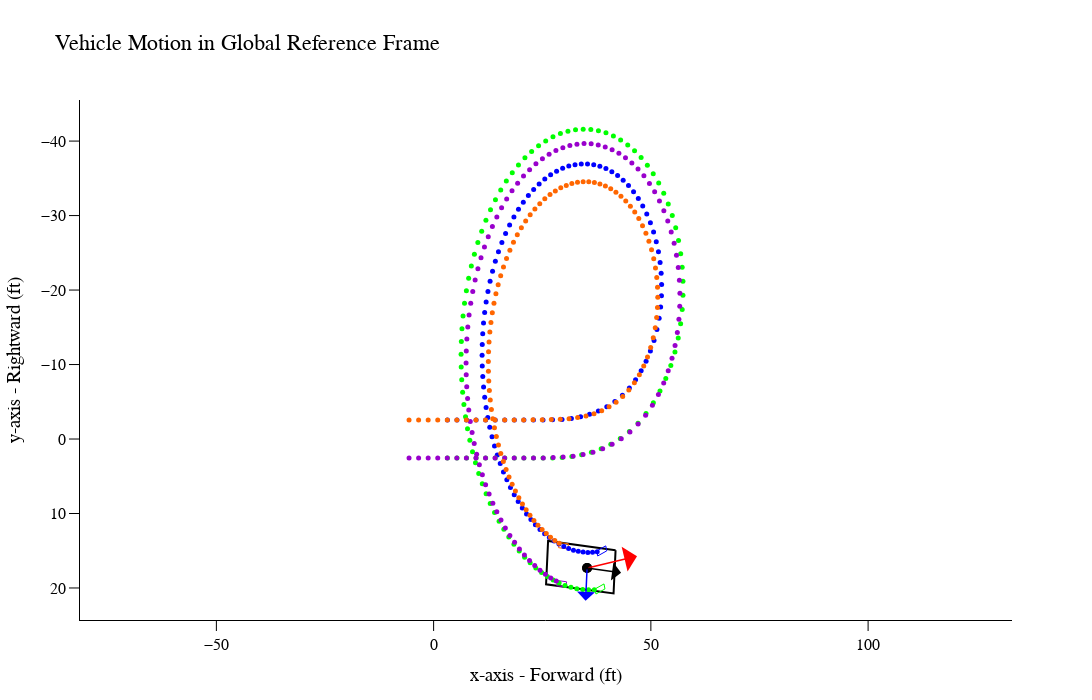

The code cell stored with this chart in its notebook:
### Code cell
run.global_motion(109)

### Figure 1 — Plotly figure (JSON) as saved in the notebook; plotly's stock layout.template omitted (floating-point values rounded to 4 significant figures)
{"data": [{"line": {"color": "rgb(0, 0, 0)", "width": 2}, "mode": "lines", "name": "body", "type": "scatter", "x": [41.88, 41.42, 25.88, 26.34, 41.88], "y": [14.92, 20.74, 19.5, 13.69, 14.92]}, {"line": {"color": "rgb(0, 0, 255)", "width": 1}, "mode": "lines", "name": "LF", "type": "scatter", "x": [39.62, 39.84, 37.76, 37.54, 39.62], "y": [14.35, 15.02, 15.7, 15.03, 14.35]}, {"line": {"color": "rgb(0, 255, 0)", "width": 1}, "mode": "lines", "name": "RF", "type": "scatter", "x": [39.21, 39.43, 37.36, 37.14, 39.21], "y": [19.46, 20.13, 20.81, 20.13, 19.46]}, {"line": {"color": "rgb(153, 0, 204)", "width": 1}, "mode": "lines", "name": "RR", "type": "scatter", "x": [30.6, 30.54, 28.36, 28.42, 30.6], "y": [19.17, 19.87, 19.7, 18.99, 19.17]}, {"line": {"color": "rgb(255, 102, 0)", "width": 1}, "mode": "lines", "name": "LR", "type": "scatter", "x": [31.0, 30.95, 28.77, 28.83, 31.0], "y": [14.06, 14.76, 14.59, 13.88, 14.06]}, {"customdata": [10.9, 10.9], "hovertemplate": "<b>x</b>:%{x:.1f}<br><b>Y</b>: %{y:.1f}<br><b>time</b>: %{customdata:.3f}", "marker": {"color": "rgb(0, 0, 0)", "size": 10}, "mode": "markers", "name": "CG", "type": "scatter", "x": [35.32, 35.32], "y": [17.33, 17.33]}, {"marker": {"color": "rgb(0, 0, 255)", "size": 5, "symbol": ["circle", "circle", "circle", "circle", "circle", "circle", "circle", "circle", "circle", "circle", "circle", "circle", "circle", "circle", "circle", "circle", "circle", "circle", "circle", "circle", "circle", "circle", "circle", "circle", "circle", "circle", "circle", "circle", "circle", "circle", "circle", "circle", "circle", "circle", "circle", "circle", "circle", "circle", "circle", "circle", "circle", "circle", "circle", "circle", "circle", "circle", "circle", "circle", "circle", "circle", "circle", "circle", "circle", "circle", "circle", "circle", "circle", "circle", "circle", "circle", "circle", "circle", "circle", "circle", "circle", "circle", "circle", "circle", "circle", "circle", "circle", "circle", "circle", "circle", "circle", "circle", "circle", "circle", "circle", "circle", "circle", "circle", "circle", "circle", "circle", "circle", "circle", "circle", "circle", "circle", "circle", "circle", "circle", "circle", "circle", "circle", "circle", "circle", "circle", "circle", "circle", "circle", "circle", "circle", "circle", "circle", "circle", "circle", "circle"]}, "mode": "markers", "name": "LF", "type": "scatter", "x": [3.175, 5.375, 7.575, 9.775, 11.98, 14.18, 16.38, 18.58, 20.78, 22.98, 25.18, 27.37, 29.55, 31.71, 33.83, 35.9, 37.91, 39.86, 41.71, 43.45, 45.05, 46.48, 47.77, 48.9, 49.89, 50.73, 51.4, 51.91, 52.25, 52.44, 52.48, 52.37, 52.12, 51.75, 51.24, 50.62, 49.89, 49.06, 48.13, 47.11, 46.02, 44.85, 43.63, 42.35, 41.02, 39.66, 38.26, 36.85, 35.42, 33.98, 32.54, 31.11, 29.7, 28.3, 26.93, 25.59, 24.28, 23.02, 21.81, 20.64, 19.53, 18.48, 17.49, 16.57, 15.71, 14.92, 14.21, 13.56, 13.0, 12.5, 12.09, 11.75, 11.49, 11.3, 11.19, 11.16, 11.2, 11.31, 11.5, 11.75, 12.08, 12.47, 12.92, 13.44, 14.01, 14.65, 15.33, 16.07, 16.85, 17.68, 18.55, 19.46, 20.41, 21.39, 22.39, 23.42, 24.48, 25.55, 26.64, 27.74, 28.84, 29.96, 31.07, 32.19, 33.3, 34.4, 35.5, 36.58, 37.64], "y": [-2.562, -2.562, -2.562, -2.562, -2.562, -2.562, -2.562, -2.562, -2.562, -2.562, -2.562, -2.575, -2.632, -2.769, -3.002, -3.336, -3.778, -4.339, -5.033, -5.868, -6.845, -7.952, -9.164, -10.46, -11.82, -13.23, -14.7, -16.2, -17.72, -19.24, -20.76, -22.25, -23.71, -25.13, -26.5, -27.81, -29.05, -30.21, -31.3, -32.3, -33.21, -34.03, -34.75, -35.37, -35.89, -36.3, -36.62, -36.83, -36.93, -36.94, -36.84, -36.64, -36.35, -35.96, -35.47, -34.9, -34.25, -33.51, -32.69, -31.8, -30.84, -29.81, -28.72, -27.58, -26.38, -25.14, -23.86, -22.54, -21.19, -19.81, -18.41, -16.99, -15.56, -14.13, -12.69, -11.25, -9.817, -8.396, -6.989, -5.601, -4.235, -2.895, -1.585, -0.3074, 0.9341, 2.137, 3.298, 4.414, 5.484, 6.505, 7.475, 8.393, 9.257, 10.06, 10.82, 11.51, 12.14, 12.72, 13.24, 13.69, 14.09, 14.42, 14.7, 14.92, 15.08, 15.18, 15.22, 15.21, 15.14]}, {"marker": {"color": "rgb(0, 255, 0)", "size": 5, "symbol": ["circle", "circle", "circle", "circle", "circle", "circle", "circle", "circle", "circle", "circle", "circle", "circle", "circle", "circle", "circle", "circle", "circle", "circle", "circle", "circle", "circle", "circle", "circle", "circle", "circle", "circle", "circle", "circle", "circle", "circle", "circle", "circle", "circle", "circle", "circle", "circle", "circle", "circle", "circle", "circle", "circle", "circle", "circle", "circle", "circle", "circle", "circle", "circle", "circle", "circle", "circle", "circle", "circle", "circle", "circle", "circle", "circle", "circle", "circle", "circle", "circle", "circle", "circle", "circle", "circle", "circle", "circle", "circle", "circle", "circle", "circle", "circle", "circle", "circle", "circle", "circle", "circle", "circle", "circle", "circle", "circle", "circle", "circle", "circle", "circle", "circle", "circle", "circle", "circle", "circle", "circle", "circle", "circle", "circle", "circle", "circle", "circle", "circle", "circle", "circle", "circle", "circle", "circle", "circle", "circle", "circle", "circle", "circle", "circle"]}, "mode": "markers", "name": "RF", "type": "scatter", "x": [3.175, 5.375, 7.575, 9.775, 11.98, 14.18, 16.38, 18.58, 20.78, 22.98, 25.18, 27.38, 29.59, 31.82, 34.07, 36.32, 38.56, 40.79, 42.96, 45.06, 47.04, 48.89, 50.58, 52.1, 53.44, 54.59, 55.55, 56.3, 56.85, 57.21, 57.39, 57.38, 57.21, 56.87, 56.37, 55.72, 54.93, 54.01, 52.96, 51.81, 50.55, 49.19, 47.76, 46.25, 44.67, 43.05, 41.37, 39.67, 37.93, 36.18, 34.42, 32.66, 30.91, 29.18, 27.47, 25.79, 24.15, 22.56, 21.01, 19.53, 18.1, 16.74, 15.45, 14.23, 13.09, 12.04, 11.06, 10.18, 9.382, 8.676, 8.061, 7.538, 7.109, 6.772, 6.528, 6.377, 6.317, 6.348, 6.468, 6.675, 6.968, 7.344, 7.801, 8.336, 8.947, 9.63, 10.38, 11.2, 12.08, 13.02, 14.02, 15.07, 16.16, 17.3, 18.48, 19.7, 20.95, 22.22, 23.52, 24.84, 26.18, 27.53, 28.88, 30.24, 31.6, 32.96, 34.31, 35.65, 36.98], "y": [2.562, 2.562, 2.562, 2.562, 2.562, 2.562, 2.562, 2.562, 2.562, 2.562, 2.562, 2.55, 2.493, 2.354, 2.117, 1.771, 1.305, 0.7006, -0.06267, -1.001, -2.125, -3.426, -4.878, -6.449, -8.117, -9.867, -11.69, -13.56, -15.46, -17.38, -19.3, -21.2, -23.06, -24.89, -26.66, -28.37, -30.0, -31.55, -33.0, -34.36, -35.61, -36.75, -37.78, -38.69, -39.48, -40.15, -40.69, -41.11, -41.4, -41.56, -41.61, -41.53, -41.32, -41.0, -40.57, -40.02, -39.37, -38.61, -37.75, -36.8, -35.76, -34.63, -33.42, -32.14, -30.79, -29.38, -27.91, -26.38, -24.82, -23.21, -21.58, -19.91, -18.22, -16.52, -14.81, -13.09, -11.38, -9.669, -7.972, -6.29, -4.631, -2.997, -1.394, 0.174, 1.703, 3.19, 4.631, 6.022, 7.36, 8.642, 9.866, 11.03, 12.13, 13.16, 14.13, 15.03, 15.86, 16.62, 17.31, 17.92, 18.47, 18.94, 19.34, 19.66, 19.91, 20.1, 20.21, 20.25, 20.22]}, {"marker": {"color": "rgb(153, 0, 204)", "size": 5, "symbol": ["circle", "circle", "circle", "circle", "circle", "circle", "circle", "circle", "circle", "circle", "circle", "circle", "circle", "circle", "circle", "circle", "circle", "circle", "circle", "circle", "circle", "circle", "circle", "circle", "circle", "circle", "circle", "circle", "circle", "circle", "circle", "circle", "circle", "circle", "circle", "circle", "circle", "circle", "circle", "circle", "circle", "circle", "circle", "circle", "circle", "circle", "circle", "circle", "circle", "circle", "circle", "circle", "circle", "circle", "circle", "circle", "circle", "circle", "circle", "circle", "circle", "circle", "circle", "circle", "circle", "circle", "circle", "circle", "circle", "circle", "circle", "circle", "circle", "circle", "circle", "circle", "circle", "circle", "circle", "circle", "circle", "circle", "circle", "circle", "circle", "circle", "circle", "circle", "circle", "circle", "circle", "circle", "circle", "circle", "circle", "circle", "circle", "circle", "circle", "circle", "circle", "circle", "circle", "circle", "circle", "circle", "circle", "circle", "circle"]}, "mode": "markers", "name": "RR", "type": "scatter", "x": [-5.658, -3.458, -1.258, 0.9417, 3.142, 5.342, 7.542, 9.742, 11.94, 14.14, 16.34, 18.54, 20.76, 22.99, 25.24, 27.51, 29.8, 32.1, 34.39, 36.67, 38.91, 41.09, 43.19, 45.19, 47.06, 48.79, 50.35, 51.74, 52.96, 54.0, 54.87, 55.57, 56.09, 56.45, 56.65, 56.68, 56.57, 56.3, 55.9, 55.35, 54.68, 53.89, 52.99, 51.98, 50.87, 49.67, 48.39, 47.04, 45.63, 44.16, 42.64, 41.08, 39.49, 37.88, 36.26, 34.62, 32.99, 31.36, 29.74, 28.15, 26.58, 25.04, 23.55, 22.09, 20.69, 19.34, 18.04, 16.81, 15.64, 14.55, 13.52, 12.57, 11.7, 10.9, 10.19, 9.558, 9.008, 8.543, 8.161, 7.864, 7.65, 7.52, 7.472, 7.506, 7.621, 7.814, 8.085, 8.431, 8.851, 9.342, 9.901, 10.53, 11.21, 11.96, 12.77, 13.63, 14.54, 15.5, 16.51, 17.55, 18.63, 19.75, 20.9, 22.07, 23.27, 24.48, 25.72, 26.96, 28.22], "y": [2.562, 2.562, 2.562, 2.562, 2.562, 2.562, 2.562, 2.562, 2.562, 2.562, 2.562, 2.562, 2.558, 2.549, 2.532, 2.498, 2.429, 2.302, 2.09, 1.767, 1.314, 0.7164, -0.03431, -0.941, -2.001, -3.207, -4.543, -5.991, -7.533, -9.152, -10.83, -12.55, -14.3, -16.07, -17.83, -19.59, -21.32, -23.02, -24.67, -26.27, -27.81, -29.27, -30.66, -31.97, -33.19, -34.31, -35.33, -36.25, -37.07, -37.77, -38.37, -38.85, -39.22, -39.48, -39.63, -39.66, -39.59, -39.41, -39.12, -38.72, -38.23, -37.63, -36.94, -36.17, -35.3, -34.35, -33.32, -32.22, -31.05, -29.81, -28.52, -27.17, -25.77, -24.33, -22.85, -21.33, -19.79, -18.23, -16.64, -15.04, -13.44, -11.83, -10.22, -8.62, -7.03, -5.454, -3.899, -2.366, -0.8611, 0.6127, 2.052, 3.452, 4.812, 6.127, 7.395, 8.612, 9.778, 10.89, 11.94, 12.94, 13.88, 14.75, 15.56, 16.31, 16.99, 17.61, 18.17, 18.66, 19.08]}, {"marker": {"color": "rgb(255, 102, 0)", "size": 5, "symbol": ["circle", "circle", "circle", "circle", "circle", "circle", "circle", "circle", "circle", "circle", "circle", "circle", "circle", "circle", "circle", "circle", "circle", "circle", "circle", "circle", "circle", "circle", "circle", "circle", "circle", "circle", "circle", "circle", "circle", "circle", "circle", "circle", "circle", "circle", "circle", "circle", "circle", "circle", "circle", "circle", "circle", "circle", "circle", "circle", "circle", "circle", "circle", "circle", "circle", "circle", "circle", "circle", "circle", "circle", "circle", "circle", "circle", "circle", "circle", "circle", "circle", "circle", "circle", "circle", "circle", "circle", "circle", "circle", "circle", "circle", "circle", "circle", "circle", "circle", "circle", "circle", "circle", "circle", "circle", "circle", "circle", "circle", "circle", "circle", "circle", "circle", "circle", "circle", "circle", "circle", "circle", "circle", "circle", "circle", "circle", "circle", "circle", "circle", "circle", "circle", "circle", "circle", "circle", "circle", "circle", "circle", "circle", "circle", "circle"]}, "mode": "markers", "name": "LR", "type": "scatter", "x": [-5.658, -3.458, -1.258, 0.9417, 3.142, 5.342, 7.542, 9.742, 11.94, 14.14, 16.34, 18.54, 20.72, 22.88, 25.0, 27.09, 29.15, 31.17, 33.15, 35.06, 36.91, 38.68, 40.38, 41.99, 43.52, 44.93, 46.21, 47.35, 48.36, 49.22, 49.96, 50.55, 51.01, 51.33, 51.53, 51.59, 51.53, 51.35, 51.06, 50.66, 50.16, 49.55, 48.86, 48.08, 47.22, 46.28, 45.29, 44.23, 43.12, 41.96, 40.76, 39.53, 38.28, 37.0, 35.71, 34.41, 33.11, 31.82, 30.53, 29.26, 28.01, 26.79, 25.59, 24.43, 23.3, 22.22, 21.18, 20.2, 19.26, 18.38, 17.55, 16.78, 16.08, 15.43, 14.85, 14.34, 13.89, 13.51, 13.19, 12.94, 12.76, 12.64, 12.59, 12.61, 12.69, 12.83, 13.03, 13.3, 13.62, 14.0, 14.43, 14.92, 15.46, 16.05, 16.68, 17.35, 18.07, 18.83, 19.62, 20.44, 21.3, 22.18, 23.09, 24.01, 24.96, 25.93, 26.9, 27.89, 28.89], "y": [-2.562, -2.562, -2.562, -2.562, -2.562, -2.562, -2.562, -2.562, -2.562, -2.562, -2.562, -2.563, -2.567, -2.574, -2.587, -2.61, -2.654, -2.738, -2.881, -3.1, -3.407, -3.81, -4.32, -4.948, -5.7, -6.573, -7.557, -8.635, -9.792, -11.02, -12.29, -13.61, -14.95, -16.31, -17.67, -19.03, -20.37, -21.68, -22.97, -24.21, -25.41, -26.55, -27.63, -28.65, -29.59, -30.46, -31.26, -31.97, -32.6, -33.14, -33.6, -33.97, -34.25, -34.43, -34.53, -34.54, -34.47, -34.3, -34.05, -33.72, -33.31, -32.81, -32.25, -31.6, -30.89, -30.11, -29.27, -28.37, -27.42, -26.41, -25.35, -24.25, -23.11, -21.93, -20.72, -19.49, -18.23, -16.95, -15.66, -14.35, -13.04, -11.73, -10.41, -9.102, -7.799, -6.508, -5.232, -3.973, -2.737, -1.524, -0.3384, 0.8171, 1.94, 3.028, 4.079, 5.091, 6.062, 6.989, 7.872, 8.708, 9.497, 10.24, 10.93, 11.57, 12.16, 12.7, 13.18, 13.61, 14.0]}], "layout": {"annotations": [{"arrowcolor": "rgb(255, 0, 0)", "arrowhead": 1, "arrowsize": 2.5, "arrowwidth": 1.7, "ax": 35.32, "axref": "x", "ay": 17.33, "ayref": "y", "showarrow": true, "text": "", "x": 46.81, "xref": "x", "y": 15.73, "yref": "y"}, {"arrowcolor": "rgb(0, 0, 0)", "arrowhead": 1, "arrowsize": 2, "arrowwidth": 1.5, "ax": 35.32, "axref": "x", "ay": 17.33, "ayref": "y", "showarrow": true, "text": "", "x": 43.14, "xref": "x", "y": 17.95, "yref": "y"}, {"arrowcolor": "rgb(0, 0, 255)", "arrowhead": 1, "arrowsize": 2, "arrowwidth": 1.5, "ax": 35.32, "axref": "x", "ay": 17.33, "ayref": "y", "showarrow": true, "text": "", "x": 34.97, "xref": "x", "y": 21.73, "yref": "y"}], "autosize": false, "font": {"color": "black", "family": "Arial", "size": 16}, "height": 700, "showlegend": false, "title": {"text": "Vehicle Motion in Global Reference Frame"}, "width": 1200, "xaxis": {"linecolor": "black", "linewidth": 1, "showgrid": false, "showline": true, "tickcolor": "black", "ticklen": 10, "ticks": "outside", "tickwidth": 1, "title": {"text": "x-axis - Forward (ft)"}, "zeroline": false}, "yaxis": {"autorange": "reversed", "linecolor": "black", "linewidth": 1, "scaleanchor": "x", "scaleratio": 1.714, "showgrid": false, "showline": true, "tickcolor": "black", "ticklen": 10, "ticks": "outside", "tickwidth": 1, "title": {"text": "y-axis - Rightward (ft)"}, "zeroline": false}}}
